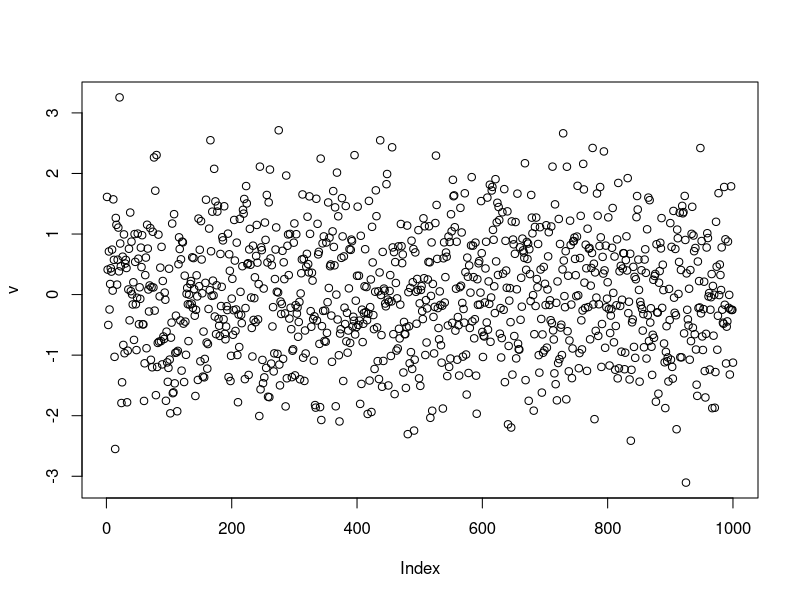
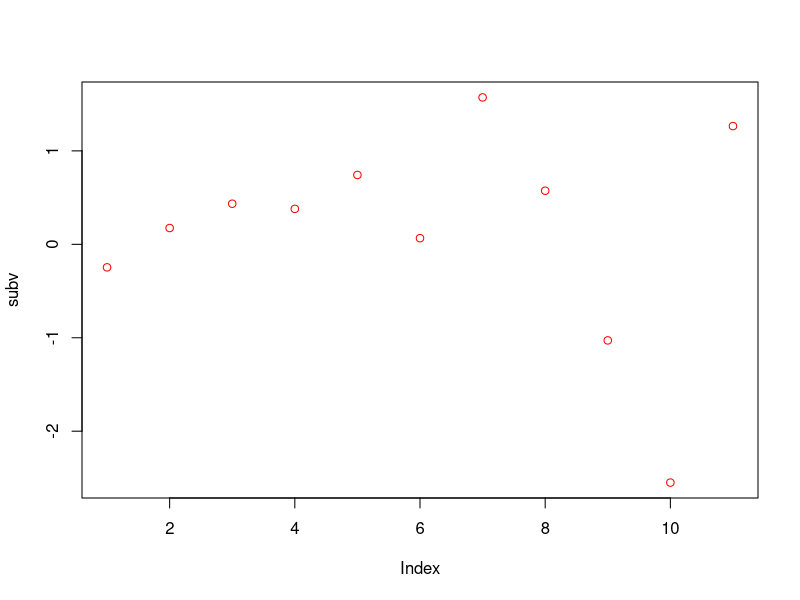
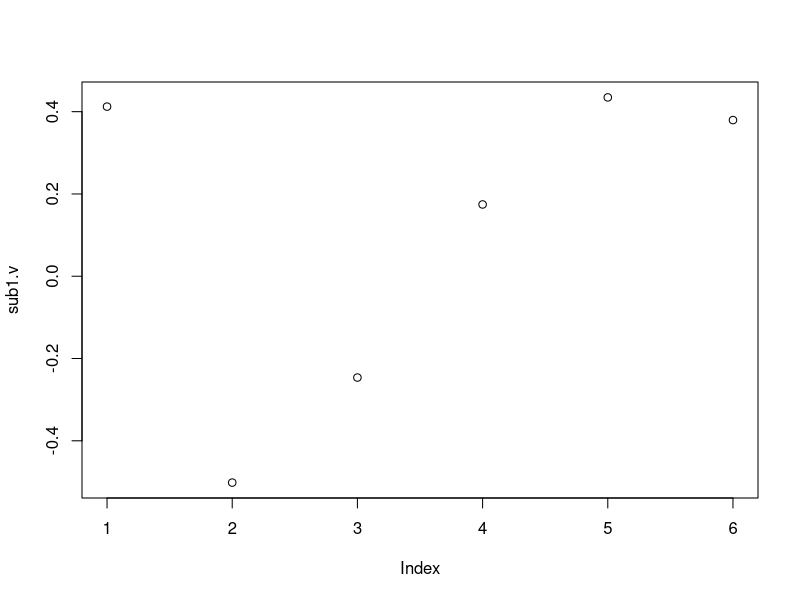
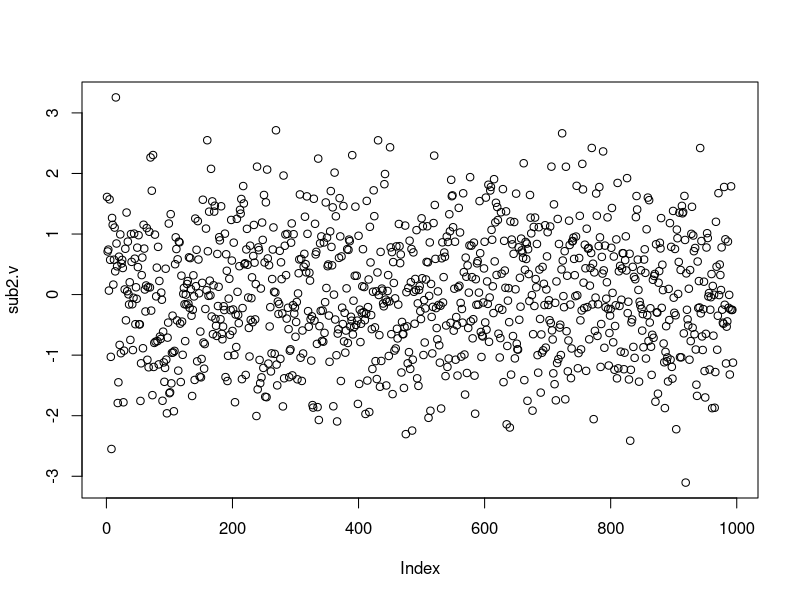
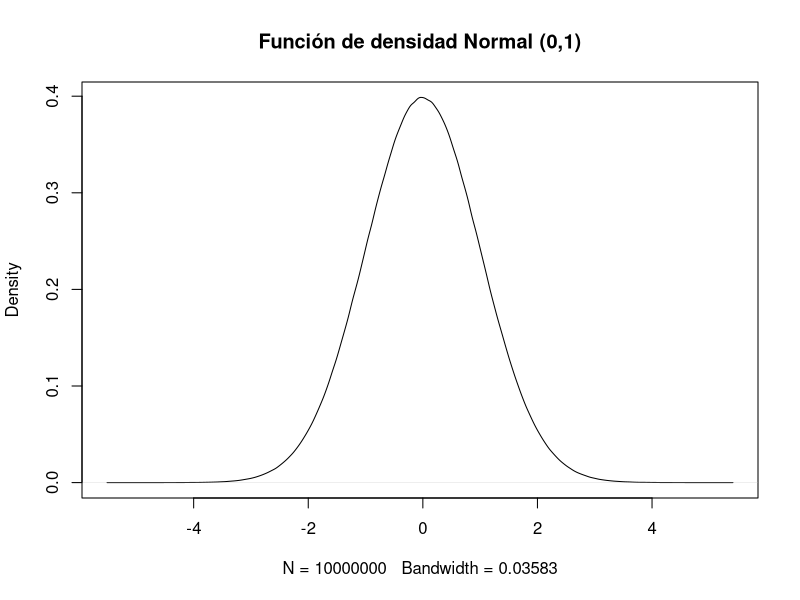
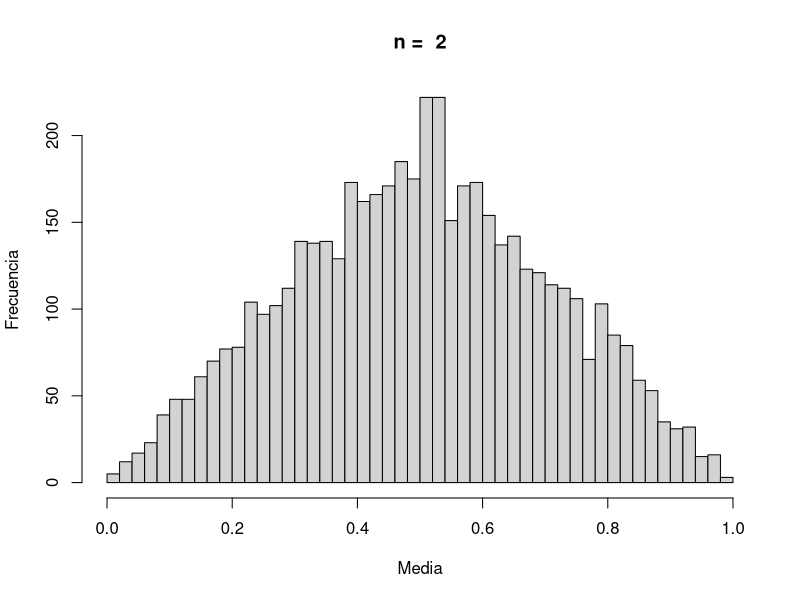

Reproduce these figures in R, in order.
# Algunas definiciones

# El vector

vector<-c(4,2,-8)

v <- c(8, 7, -3, 2, 182)
v[5] # El quinto elemento

#seleccionar una secuencia de elementos

v <- rnorm(1000)
head(v)
plot(v)
(subv <- v[5:15])
plot(subv, col="red")

(sub1.v <- v[c(2, 3, 5:8)])
plot(sub1.v)

#Los índices negativos
sub2.v <- v[-c(2, 3, 5:8)]
plot(sub2.v)

# extraer valores de una data.frame

?trees

datos<-trees
summary(trees)
datos[1:10, ] # Selecciono las  primeras 10 filas
datos[,1] # Selecciono la primer columna
datos[1,1] # Selecciono el valor de la primer fila de la primer columna

#`list` (lista)

familia <- list("Maria", "Juan", 10, c("Petra", "Hugo" ), c(8,6))
familia

# Primer elemento de la lista
familia[1]

# Primer elemento de la lista, simplificando la salida
familia[[1]]

# Primer elemento del primer elemento de la lista.
familia[[1]][1]
unlist(familia[1])[1] # Equivalente

# Primera columna del cuarto elemento
familia[[4]][1]

# indexada por nombres. Para el ejemplo anterior,

familia <- list('Madre' = "Maria", 
                'Padre' = "Juan",
                'Años_casados' = 10, 
                'Hijos' = c("Hugo", "Petra"),
                'Edad_hijos' = c(8,6))

familia [['Madre']][1]


# Borrar variables y objetos
mi.iris<-iris
ls() #lista los objetos
rm(mi.iris) #remueve el objeto iris
ls()
# tipo de variables trabajamos
mi.iris<-iris
class(mi.iris)
str(mi.iris)
is.data.frame(mi.iris)
as.data.frame(mi.iris)

x <- 1:10
is.vector(x)
class(x)

# Simulaciones de funciones de distribución

# Ejemplo: función de distribución normal**


set.seed(100)
data<-rnorm(10000000, mean = 0, sd = 1)
mean(data)
sd(data)
plot(density(data), main="Función de densidad Normal (0,1)")


qnorm(0.95, mean = 0, sd = 1)
qnorm(0.05, mean = 0, sd = 1)
qnorm(0.99, mean = 0, sd = 1)
qnorm(0.01, mean = 0, sd = 1)

pnorm(0,0,1)
dnorm(0.05)

# Extraer valores de un base de datos


library(readxl)
# 1.Leer los datos----
lluvia<- read_excel("lluvia_pampa.xlsx")
names(lluvia)
summary(lluvia)

# el registro que corresponde a la primer localidad

lluvia[1,1]

# los valores de la primer fila de la base de datos

lluvia[1,]

# ver la columna de las localidades

lluvia[,1]

# solamente los elementos de los meses de verano y otoño

(verano<-lluvia[,c(3:5, 14)])

(otonio<-lluvia[,6:9])

#¿Cuántas estaciones tiene la base de datos?

unique(lluvia$localidad)
length(unique(lluvia$localidad))

# solo los registros de la localidad MIRAMAR puede

miramar <- lluvia[lluvia$localidad=="MIRAMAR", ]

# usando `dplyr`:

library(dplyr)
miramar <- filter(lluvia, localidad == "MIRAMAR")


lluvia %>% select(1) %>% slice(1)
#_____________________________________________

# La familia `apply`
# apply(matrix, 1/2, f)`
#`tapply(vector, grouping, f)`

#valor de lluvia máxima en enero para todas las localidades?

a<-apply(lluvia[3], 2, max) #  2 indica columnas
a

# el valor de  lluvia máxima en enero para Miramar?

apply(lluvia[lluvia$localidad=="MIRAMAR",3 ],2,max)

# el valor de lluvia máxima enero para "TRES ARROYOS-AERO"?

apply(lluvia[lluvia$localidad=="TRES ARROYOS-AERO",3 ],2,max)

# Ejemplos de `tapply`

# la suma de las precipitaciones en el mes de enero 
# en cada localidad?

(tabla.1<-tapply(lluvia$ene, lluvia$localidad, sum))

#la suma de las precipitaciones de enero en 
# cada localidad antes de 1970?

(tabla.2<-tapply(lluvia$ene[lluvia$año<1970], lluvia$localidad[lluvia$año<1970], sum))

#¿Cuántos años tiene cada localidad ?

(años.localidad <- tapply(lluvia$año,lluvia$localidad,  
                          function(x) length(unique(x))))

#¿Cuántas localidades tuvieron más del 40 años de registros

años.localidad[años.localidad >40]


# __________________________________________________
# con library(base)
apply(lluvia[3], 2, max)

# con library(tidyverse)
lluvia %>% select(3) %>% max()
# __________________________________________________
# con library(base)
apply(lluvia[lluvia$localidad=="MIRAMAR",3 ],2,max)

# con library(tidyverse)
lluvia %>% 
  filter(localidad == 'MIRAMAR') %>%
  select(3) %>% 
  max()
# __________________________________________________
# con library(base)
apply(lluvia[lluvia$localidad=="TRES ARROYOS-AERO",3 ],2,max)

# con library(tidyverse)
lluvia %>% 
  filter(localidad == 'TRES ARROYOS-AERO') %>%
  select(3) %>% 
  max()
# __________________________________________________
# con library(base)
tapply(lluvia$ene, lluvia$localidad, sum)

# con library(tidyverse)
lluvia %>% group_by(localidad) %>% 
  summarise(total_enero = sum(ene))
# __________________________________________________
# con library(base)
tapply(lluvia$ene[lluvia$año<1970], lluvia$localidad[lluvia$año<1970], sum)

# con library(tidyverse)
lluvia %>% 
  filter(año<1970) %>%
  group_by(localidad) %>%
  summarise(total_enero = sum(ene))
# __________________________________________________
# con library(base)
# ¿Cuántos años tiene cada localidad ?
tapply(lluvia$año,lluvia$localidad,  function(x) length(unique(x)))

# con library(tidyverse)
lluvia %>% group_by(localidad) %>%
  summarise(cantidad = n_distinct(año))
# __________________________________________________
# con library(base)
# +40
#años.localidad[años.localidad >40]

# con library(tidyverse)
lluvia %>% group_by(localidad) %>%
  summarise(cantidad = n_distinct(año)) %>% 
  filter(cantidad > 40)


###################################################

# Procesos iterativos
## Bucle `for`
# 
#     for (var in vector){
#       # expresión que se repite
#     }

# ejemplo factorial
  
mi.factorial <- function(n){
  factorial <- 1
  for (i in 1:n){
    factorial <- factorial * i
  }
  return(factorial)
}

mi.factorial(7)

# Funciones propias y bucles


## Ejemplos del ciclo for en R

# Queremos conocer la distribución de la media muestral de n observaciones
# obtenidas independientemente de una distribución uniforme a lo largo del
# intervalo (0, 1).
# 
# -   Generar n observaciones con distribución uniforme en (0, 1).
# -   Calcular la media muestral de los datos.
# -   Repetir los pasos anteriores un elevado número de repeticiones.
# -   Aproximar la distribución de la media muestral con el histograma
# obtenido con las medias muestrales obtenidas en las repeticiones.

set.seed(1)  # Fijamos semilla para reproductibilidad
rep <- 5000 # Número de repeticiones
n <- 2       # Número de puntos
Media<- numeric(rep)

for (i in 1:rep) {
  x <- runif(n)
  Media[i] <- mean(x)
  
}
hist(Media, breaks = 40, main = paste("n = ", n), ylab="Frecuencia")

###################################################
vector<-# Definición de funciones propias

mi_suma <- function(a, b) {
  the_sum <- a + b
  return(the_sum)
}

mi_suma(3, 4)
mi_suma(20,10)
############################
cuadrado <- function(x){
  return(x^2)
}
cuadrado(9)
############################
cuadrado <- function(x) return(x^2)
cuadrado(9)

potencia <- function(x, exponente = 2) x^exponente
datos<-c(potencia(2), potencia(2, 3), potencia(2, exponente = 3))
datos

#######################################################****
# Veamos un ejemplo más de cómo programar una función propia 
# y aplicarla en un bucle, como vimos estamos interesados en 
# obtener la tendencia en la precipitación en las distintas 
# localidades en el tiempo de la base de datos lluvia.xlsX

library(readxl)
lluvia<- read_excel("lluvia_pampa.xlsx")
names(lluvia)

# ¿Cuáles son las valores que cambian?: localidad y mes

#################################################
tendencia.lluvia=function(j, i){
  #j=3 # Localidad en el vector de localidades
  #i=3 # posición columna (meses)
  print(i)
  print(j)
  lugar<-unique(lluvia$localidad)
  datos<-cbind(lluvia[1], lluvia[2], lluvia[,i])
  precipitacion<-datos[datos$localidad==lugar[j],3 ]# 
  tiempo<-datos[datos$localidad==lugar[j],2]
  #ajusto el modelo
  modelo<-lm(precipitacion~tiempo)
  #guardo los resultados
  resultados<-summary(modelo)
  resultados$coefficients
  #extraigo el valor p
  valor.p<-round(resultados$coefficients[2,4],2)
  # armo un vector con lo que quiero saber
  tendencia<-data.frame(lugar[j],colnames(datos)[3],valor.p )
  colnames(tendencia)<-c("localidad", "mes","valor.p")
  return(tendencia)
}
#######################################################
#función xa obtener el valor de tendencia 
# para una localidad y mes dado.

library(readxl)
lluvia<- read_excel("lluvia_pampa.xlsx")
dat<-tendencia.lluvia(3,4) # el primer valor corresponde a la posición de la localidad en el vector lugar y el segundo a la columna del mes en la base de datos
dat

# Uso del for
lugar<-unique(lluvia$localidad)
meses<-c(3:14)
salida.tendencia<-data.frame() # defino un data.frame vacio, donde se iran guardando los vectores de cada ajuste

####################################

for (j in 1:length(lugar)){
  for(i in meses){
    calculos<-tendencia.lluvia(j,i)
    salida.tendencia<-(rbind(salida.tendencia, calculos))
  }
}

#################################################
head(salida.tendencia )
summary(salida.tendencia)
significativas<-subset(salida.tendencia, valor.p<0.05)
significativas

